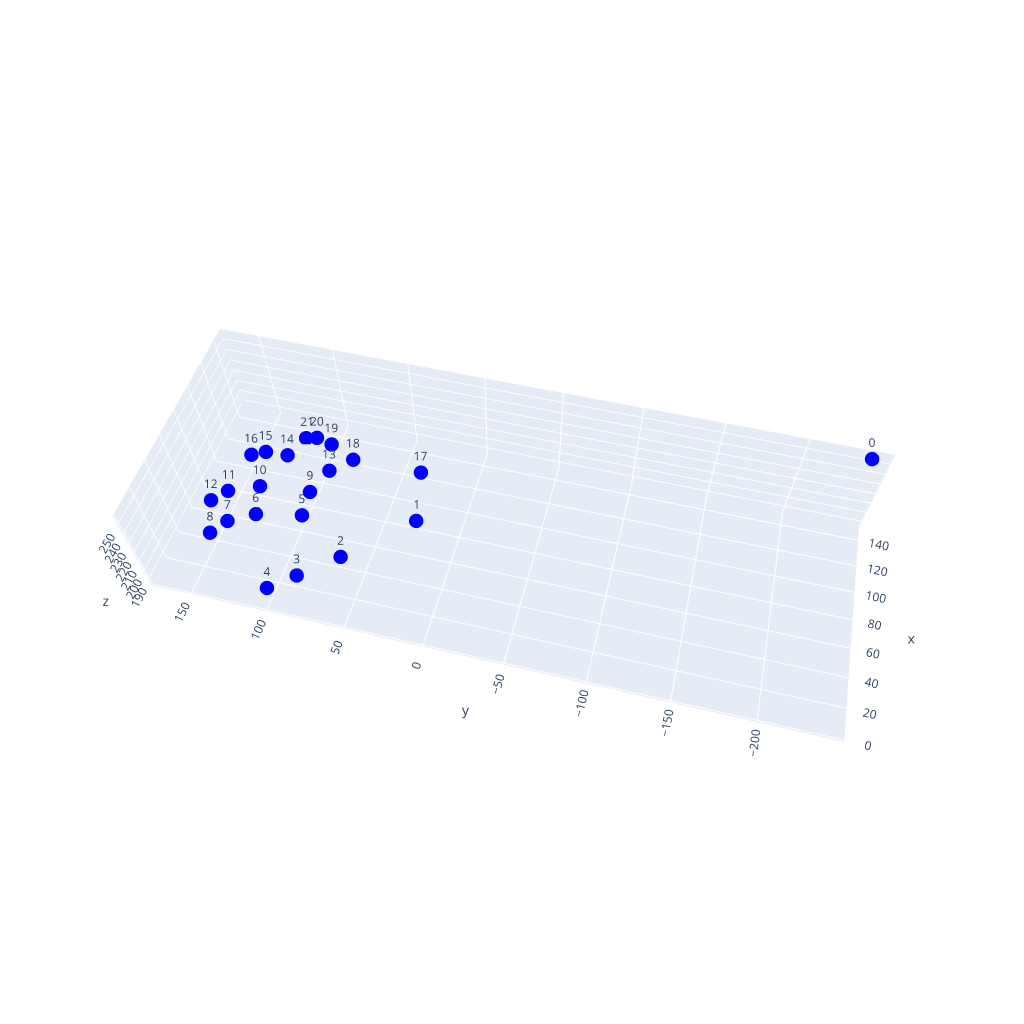

This figure's notebook cell:
### Code cell
current_dir = os.getcwd()
file_data = "Static.txt"

filename = os.path.join(current_dir, file_data)
dataFile = pd.read_csv(filename,index_col=False,sep=r',|\t', engine='python')
dataFile = dataFile.replace('\t','', regex=True)
#print(dataFile.iloc[[0]].keys())

# to numpy
posDatas_ = dataFile.to_numpy()
posDatas = posDatas_[:, [4, 5, 6] + [13+i for i in range(94-13)]] # cut away unnecessary data
posDatas = posDatas.reshape(posDatas.shape[0], int(posDatas.shape[1]/3), 3)
posDatas = posDatas[:, [i for i in range(posDatas.shape[1]) if i not in [0, 2, 3, 8, 13, 18]]] # cut away unnecessary markers
# rotate dta such that z points up
frame = (R.from_euler('XYZ', [90, 0, 0], degrees=True).as_matrix().squeeze() @ posDatas[0].T).T
print(frame.shape)

fig = go.Figure()
plot_hand(fig, frame, names=np.arange(0, frame.shape[0]))
fig.show()

### Figure 1 — Plotly figure (JSON) as saved in the notebook; plotly's stock layout.template omitted (floating-point values rounded to 4 significant figures)
{"data": [{"marker": {"color": "blue", "size": 5}, "mode": "markers+text", "text": [0, 1, 2, 3, 4, 5, 6, 7, 8, 9, 10, 11, 12, 13, 14, 15, 16, 17, 18, 19, 20, 21], "type": "scatter3d", "x": [146.0, 64.91, 30.55, 13.93, 3.43, 55.32, 50.2, 44.52, 38.73, 73.92, 72.52, 68.98, 65.12, 95.3, 102.9, 105.7, 106.3, 101.4, 111.2, 122.0, 129.1, 132.0], "y": [-236.7, 21.86, 58.98, 81.44, 97.06, 93.54, 122.4, 140.5, 152.1, 95.28, 129.2, 151.5, 164.1, 90.57, 122.9, 140.3, 152.6, 29.97, 80.53, 99.9, 113.8, 123.9], "z": [256.5, 215.6, 212.8, 208.9, 205.0, 210.1, 208.5, 202.6, 193.5, 209.4, 206.2, 198.5, 189.2, 205.8, 202.7, 197.4, 189.9, 215.4, 200.8, 197.8, 192.2, 185.5]}], "layout": {"height": 1024, "scene": {"aspectmode": "data", "aspectratio": {"x": 1, "y": 1, "z": 1}, "camera": {"center": {"x": 0, "y": 0, "z": 0}, "eye": {"x": -2, "y": -0.5, "z": 3}, "up": {"x": 0, "y": 0, "z": 20}}}, "width": 1024}}
